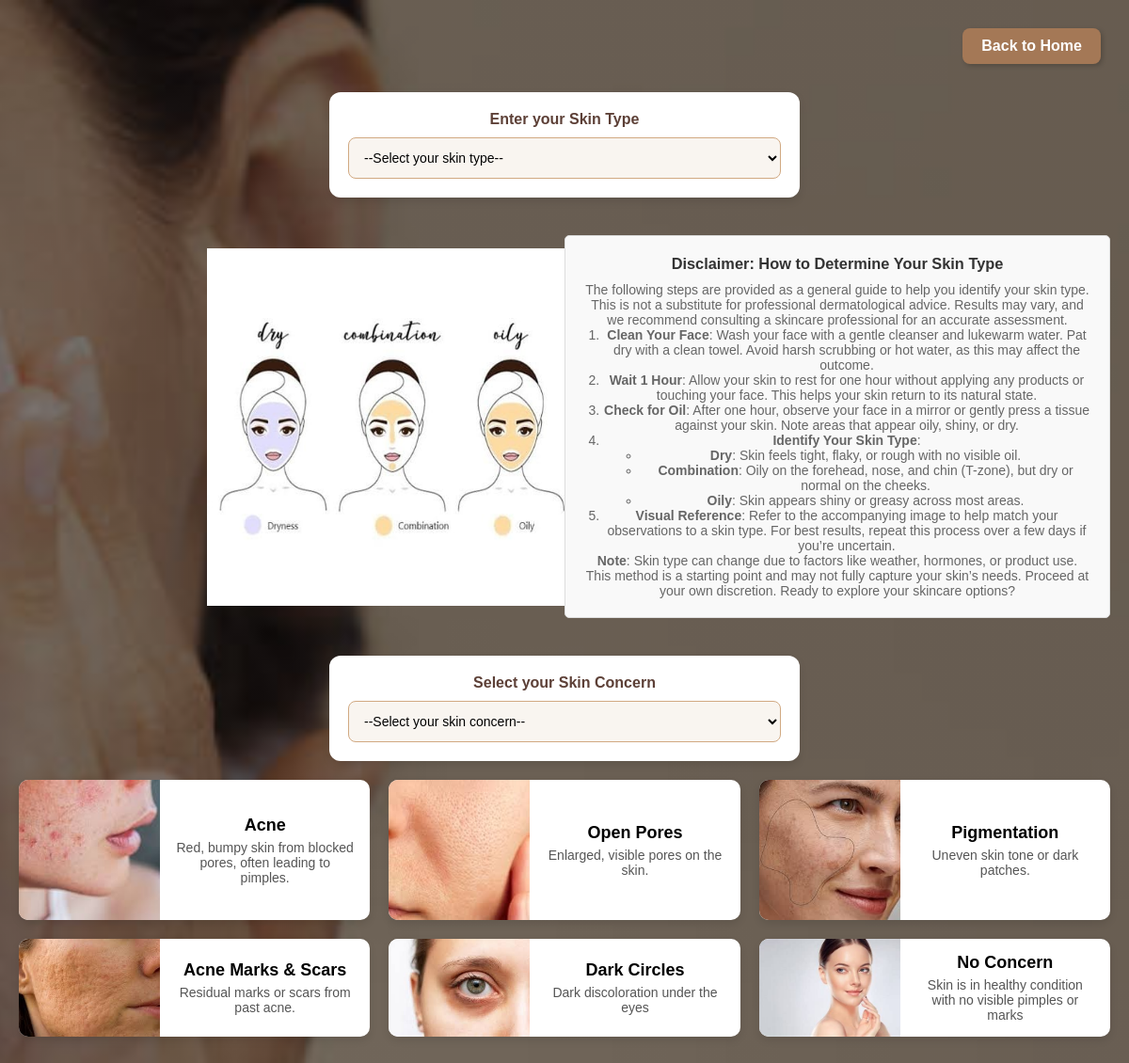
/User/ProductSuggestion/ (signed in), run on the app's committed database.
### Admin/models.py (models this page shows)
class tbl_concern(models.Model):
    concern_name=models.CharField(max_length=30)
    concern_details=models.CharField(max_length=50)
    concern_photo=models.FileField(upload_to='Assets/Concern/Image/')

### User/views.py (the view)
# urls.py: path('ProductSuggestion/',views.ProductSuggestion, name="ProductSuggestion"),
def ProductSuggestion(request):
    userconcern=tbl_concern.objects.all()
    skintype=tbl_skintype.objects.all()
    if "userid" in request.session:
        suggdata=tbl_product.objects.all()
        image=tbl_gallery.objects.filter(product__in=suggdata)
        return render(request,"User/ProductSuggestion.html",{'inf':suggdata,'img':image, 'skinconcern':userconcern, 'skintype':skintype})
    else:
        return redirect("Guest:Login")

### User/Templates/User/ProductSuggestion.html (shortened to what this page needs)
{% load static %}
<!DOCTYPE html>
<html lang="en">
<head>
</head>
<body align="center">
    <div class="home-container">
        <a href="{% url 'User:HomePage' %}" class="home-button">Back to Home</a>
    </div>
    <form action="" method="post" enctype="multipart/form-data">
        <div class="selection-box">
            <label for="selskintype">Enter your Skin Type</label>
            <select name="skintype" required id="selskintype" onchange="searchPDT()">
                <option value="">--Select your skin type--</option>
            </select>
        </div>
        <div class="imgcontent">
            <img src="{% static 'Images/skintype.jpg' %}" width="380" height="380" alt="">
        <div class="disclaimer">
            <h3>Disclaimer: How to Determine Your Skin Type</h3>
            <p>The following steps are provided as a general guide to help you identify your skin type. This is not a substitute for professional dermatological advice. Results may vary, and we recommend consulting a skincare professional for an accurate assessment.</p>
            <ol>
                <li><strong>Clean Your Face</strong>: Wash your face with a gentle cleanser and lukewarm water. Pat dry with a clean towel. Avoid harsh scrubbing or hot water, as this may affect the outcome.</li>
                <li><strong>Wait 1 Hour</strong>: Allow your skin to rest for one hour without applying any products or touching your face. This helps your skin return to its natural state.</li>
                <li><strong>Check for Oil</strong>: After one hour, observe your face in a mirror or gently press a tissue against your skin. Note areas that appear oily, shiny, or dry.</li>
                <li><strong>Identify Your Skin Type</strong>:
                    <ul>
                        <li><strong>Dry</strong>: Skin feels tight, flaky, or rough with no visible oil.</li>
                        <li><strong>Combination</strong>: Oily on the forehead, nose, and chin (T-zone), but dry or normal on the cheeks.</li>
                        <li><strong>Oily</strong>: Skin appears shiny or greasy across most areas.</li>
                    </ul>
                </li>
                <li><strong>Visual Reference</strong>: Refer to the accompanying image to help match your observations to a skin type. For best results, repeat this process over a few days if you’re uncertain.</li>
            </ol>
            <p><strong>Note</strong>: Skin type can change due to factors like weather, hormones, or product use. This method is a starting point and may not fully capture your skin’s needs. Proceed at your own discretion. Ready to explore your skincare options?</p>
        </div>
        </div>
        <div class="selection-box">
            <label for="concern">Select your Skin Concern</label>
            <select name="concern" id="concern" required onchange="searchPDT()">
                <option value="">--Select your skin concern--</option>
            </select>
        </div>
        <div class="concerncard">
            <div class="card-container">
                {% for i in skinconcern %}
                <div class="card">
                    <img src="{{i.concern_photo.url}}" width="150px" alt="Image">
                    <div class="card-content">
                        <div class="card-title">{{i.concern_name}}</div>
                        <div class="card-text">{{i.concern_details}}</div>
                    </div>
                </div>
                {% endfor %}
            </div>
        </div>
        <br>
    </form>
</body>
</html>

### data on the page
tbl_concern: concern_photo (picture), concern_name "Acne", concern_details "Red, bumpy skin from blocked pores, often leading to pimples."
tbl_concern: concern_photo (picture), concern_name "Open Pores", concern_details "Enlarged, visible pores on the skin."
tbl_concern: concern_photo (picture), concern_name "Pigmentation", concern_details "Uneven skin tone or dark patches."
tbl_concern: concern_photo (picture), concern_name "Acne Marks & Scars", concern_details "Residual marks or scars from past acne."
tbl_concern: concern_photo (picture), concern_name "Dark Circles", concern_details "Dark discoloration under the eyes"
tbl_concern: concern_photo (picture), concern_name "No Concern", concern_details "Skin is in healthy condition with no visible pimples or marks"
